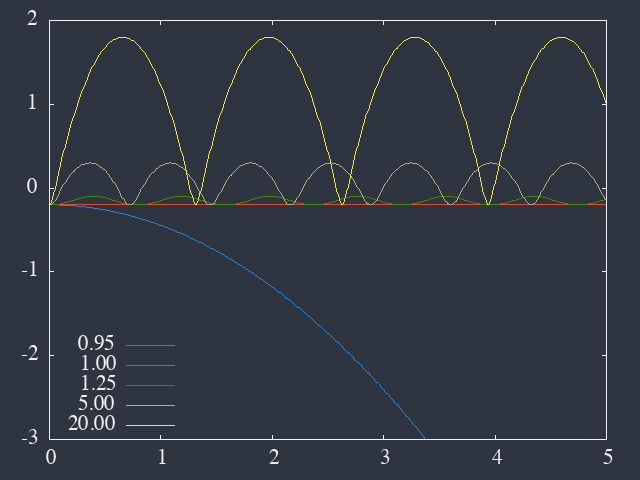

This chart was generated by the following gnuplot code:
! ./bob.bash 

set terminal dumb ansi256
set key bottom left 

array m[5] = [0.95, 1, 1.25, 5, 20]

plot[][-3:2] for [j=0:4] "bob.dat" index j using 1:(-$2) with lines title sprintf("%2.2f", m[j+1]) 

call '../../scripts/set-png.gp' 'bob.png'
